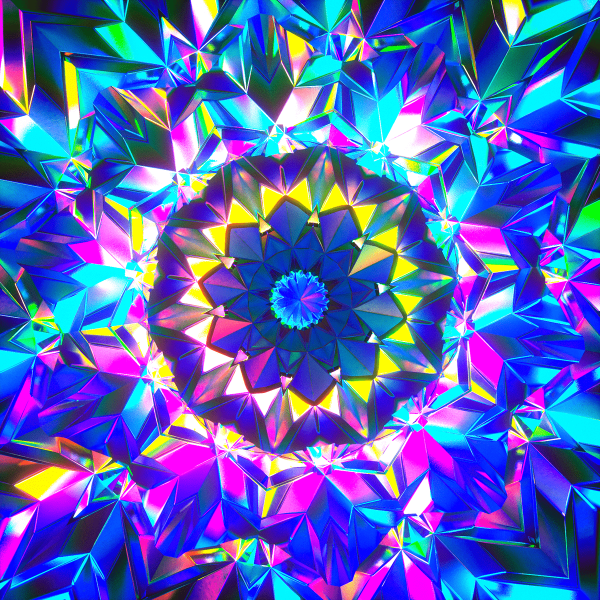
#> input picture utils/data/in-images/styles/kaleidoscope.jpg, 1200 x 1200 px (shown at 1/2 size)
$ python -i psychedelic_feature_analysis.py   (imports and definitions only)
#> lines starting #> are read from the running program, lines starting #| are printed output that depends on the picture
"""
analysis/psychedelic_feature_analysis.py
=========================================
Quantitative analysis comparing original and processed images across
psychedelic-relevant visual metrics.

Scientific basis:
  - Spatial frequency slope (α): Field (1987), Billock & Tsou (2012)
  - Fractal dimension (D):        box-counting method on edge maps
  - Saturation enhancement:       5D-ASC questionnaire subscale (Dittrich 1998)
  - Autocorrelation periodicity:  Ermentrout–Cowan (1979) lattice/grating constants

Usage
-----
Single pair:
    python analysis/psychedelic_feature_analysis.py \\
        --input path/to/original.jpg \\
        --output path/to/processed.jpg \\
        --label "LSD preset"

Batch (multiple presets):
    python analysis/psychedelic_feature_analysis.py \\
        --batch analysis/batch_config.json \\
        --out-dir analysis/results/

Batch config format (batch_config.json):
    [
        {"input": "images/photo.jpg", "output": "results/1/abc_photo.jpg", "label": "LSD"},
        {"input": "images/photo.jpg", "output": "results/2/abc_photo.jpg", "label": "GENTLE"},
        ...
    ]
"""

import argparse
import json
import os
import sys
from pathlib import Path

import numpy as np
from PIL import Image
import matplotlib
# [1 line not run here, left out]
import matplotlib.pyplot as plt
import matplotlib.gridspec as gridspec


# ─────────────────────────────────────────────────────────────────────────────
# Image loading
# ─────────────────────────────────────────────────────────────────────────────

_MAX_ANALYSIS_DIM = 1024  # cap resolution for metric computation

def load_image(path: str) -> np.ndarray:
    """Load image as float32 HxWx3 array in [0, 1], downsampled to _MAX_ANALYSIS_DIM on the long edge."""
    img = Image.open(path).convert("RGB")
#> img is the input picture: PIL image 1200x1200 RGB; mean R, G, B 84.5, 98.6, 188.9
    w, h = img.size
#> w = 1200; h = 1200
    if max(w, h) > _MAX_ANALYSIS_DIM:
        scale = _MAX_ANALYSIS_DIM / max(w, h)
#> scale = 0.853
        img = img.resize((int(w * scale), int(h * scale)), Image.LANCZOS)
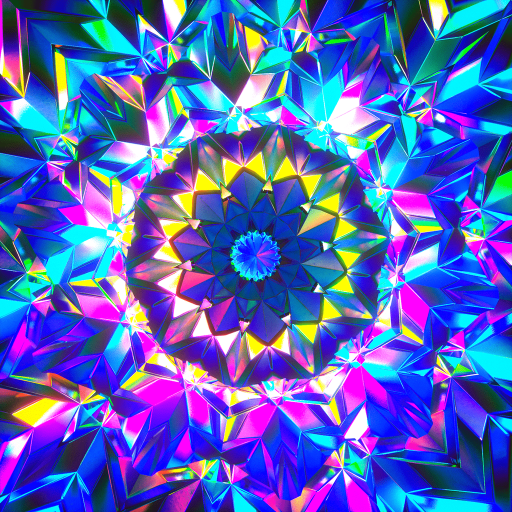
#> img: PIL image 1024x1024 RGB (shown at 1/2 size); mean R, G, B 84.5, 98.6, 188.8
    return np.array(img, dtype=np.float32) / 255.0


# ─────────────────────────────────────────────────────────────────────────────
# Metric 1: Spatial Frequency Slope (α)
# ─────────────────────────────────────────────────────────────────────────────

# [236 lines left out: functions spatial_frequency_slope, _sobel_gradient_magnitude, fractal_dimension, mean_saturation, autocorrelation_peak_ratio, compute_all_metrics, not called in this run]


def compare(input_path: str, output_path: str) -> dict:
    """Return before/after metrics and deltas for one image pair."""
    img_in  = load_image(input_path)
    img_out = load_image(output_path)

    m_in  = compute_all_metrics(img_in)
    m_out = compute_all_metrics(img_out)

    scalar_keys = [k for k in m_in if not k.startswith("_")]
    delta = {k: round(m_out[k] - m_in[k], 4) for k in scalar_keys}

    return {"before": m_in, "after": m_out, "delta": delta,
            "input_path": input_path, "output_path": output_path}


# ─────────────────────────────────────────────────────────────────────────────
# Reporting
# ─────────────────────────────────────────────────────────────────────────────

METRIC_LABELS = {
    "spatial_freq_slope_alpha": "Spatial freq. slope (alpha)",
    "fractal_dimension":        "Fractal dimension D",
    "mean_saturation":          "Mean saturation",
    "autocorr_peak_ratio":      "Autocorr. peak ratio",
}

# Direction expected if Deep Dream adds hallucination-like features
EXPECTED_DIRECTION = {
    "spatial_freq_slope_alpha": "up (less negative = flatter spectrum, more HF energy)",
    "fractal_dimension":        "up (more complex edge patterns)",
    "mean_saturation":          "up (more vivid colors)",
    "autocorr_peak_ratio":      "up (more periodic structure)",
}


# [220 lines left out: functions print_report, save_report_json, plot_single, plot_batch_comparison, main, not called in this run]


# [2 lines not run here, left out]

#> (the run stopped early here; a loop or call above may not have finished)
